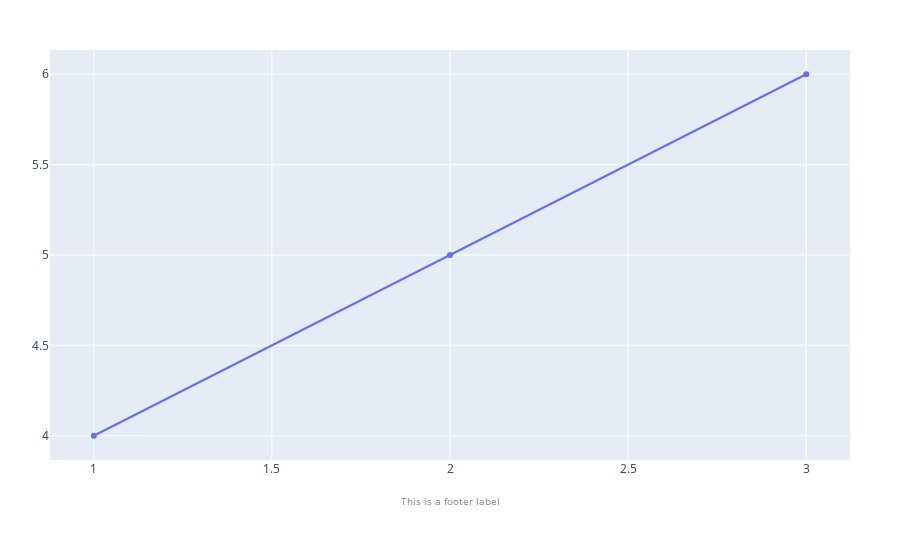
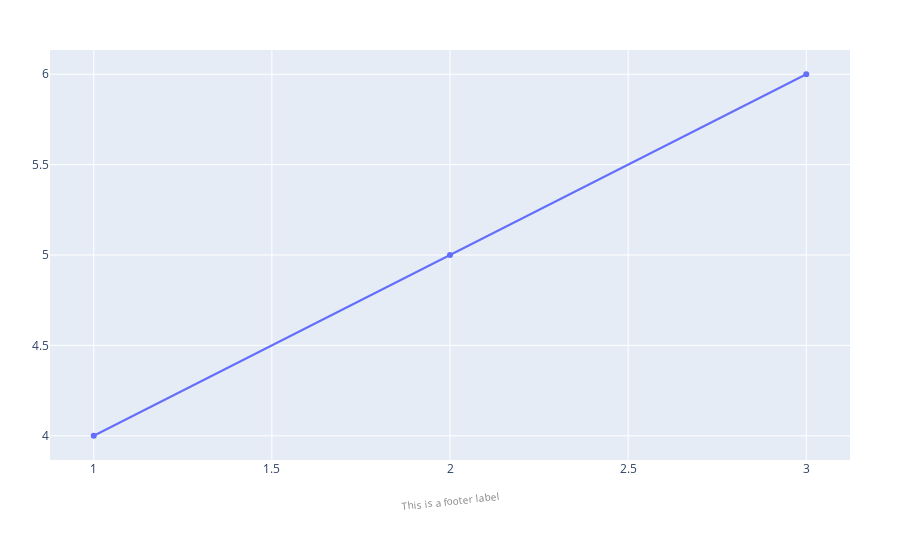

Source (notebook cell) for these figures, in order:
### Code cell
%config IPCompleter.use_jedi = False
%pdb off
%load_ext autoreload
%autoreload 3

# required to enable non-blocking interaction:
%gui qt5


import plotly.graph_objs as go
import ipywidgets as widgets
from ipywidgets import interact
from pyphoplacecellanalysis.Pho2D.plotly.Extensions.plotly_interactive_placement_widget import PlotlyInteractivePlacementWidget

### Figure 1 — Plotly figure (JSON) as saved in the notebook; plotly's stock layout.template omitted (floating-point values rounded to 4 significant figures)
{"data": [{"type": "scatter", "x": [1, 2, 3], "y": [4, 5, 6]}], "layout": {"annotations": [{"font": {"color": "gray", "size": 10}, "showarrow": false, "text": "This is a footer label", "textangle": 0, "x": 0.5, "xanchor": "center", "xref": "paper", "y": -0.1, "yanchor": "middle", "yref": "paper"}], "margin": {"b": 100, "l": 50, "r": 50, "t": 50}}}

### Figure 2 — Plotly figure (JSON) as saved in the notebook; plotly's stock layout.template omitted (floating-point values rounded to 4 significant figures)
{"data": [{"type": "scatter", "x": [1, 2, 3], "y": [4, 5, 6]}], "layout": {"annotations": [{"font": {"color": "gray", "size": 10}, "showarrow": false, "text": "This is a footer label", "textangle": -6, "x": 0.5, "xanchor": "center", "xref": "paper", "y": -0.1, "yanchor": "middle", "yref": "paper"}], "margin": {"b": 100, "l": 50, "r": 50, "t": 50}}}
